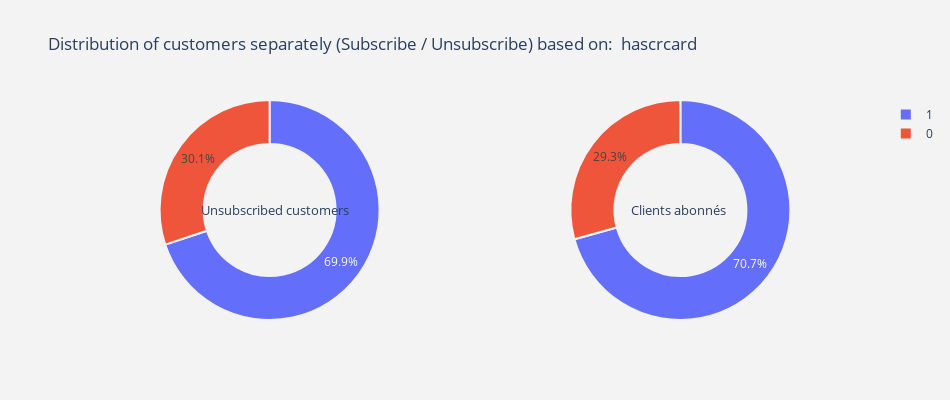

Here is the notebook cell this chart was saved with:
### Markdown cell above
#### 2.3.1.4 Has card

### Code cell
# Call the plot_bar function and plot the bar diagram for the hascard descriptor
plot_bar(data, cat_cols[3])
# Call of the function to plot the pie chart for the hascard descriptor
plot_pie(cat_cols[3])

### Figure 1 — Plotly figure (JSON) as saved in the notebook; plotly's stock layout.template omitted (floating-point values rounded to 4 significant figures)
{"data": [{"domain": {"x": [0, 0.48]}, "hole": 0.6, "hoverinfo": "label+percent+name", "labels": [1, 0], "marker": {"line": {"color": "rgb(243,243,243)", "width": 2}}, "name": "Unsubscribed customers", "type": "pie", "values": [1424, 613]}, {"domain": {"x": [0.52, 1]}, "hole": 0.6, "hoverinfo": "label+percent+name", "labels": [1, 0], "marker": {"line": {"color": "rgb(243,243,243)", "width": 2}}, "name": "Subscribed customers", "type": "pie", "values": [5631, 2332]}], "layout": {"annotations": [{"font": {"size": 13}, "showarrow": false, "text": "Unsubscribed customers", "x": 0.15, "y": 0.5}, {"font": {"size": 13}, "showarrow": false, "text": "Clients abonnés", "x": 0.82, "y": 0.5}], "autosize": false, "height": 400, "paper_bgcolor": "rgb(243,243,243)", "plot_bgcolor": "rgb(243,243,243)", "title": {"text": " Distribution of customers separately (Subscribe / Unsubscribe) based on:  hascrcard"}, "width": 950}}
